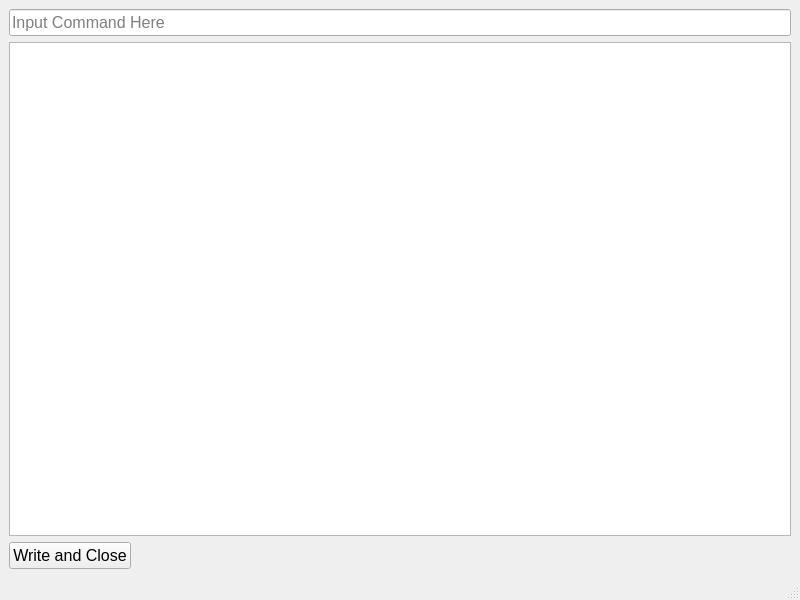
<?xml version="1.0" encoding="UTF-8"?>
<ui version="4.0">
 <class>MainWindow</class>
 <widget class="QMainWindow" name="MainWindow">
  <property name="geometry">
   <rect>
    <x>0</x>
    <y>0</y>
    <width>800</width>
    <height>600</height>
   </rect>
  </property>
  <property name="windowTitle">
   <string>MainWindow</string>
  </property>
  <widget class="QWidget" name="centralwidget">
   <layout class="QGridLayout" name="gridLayout">
    <item row="0" column="0">
     <widget class="QLineEdit" name="commandLine">
      <property name="font">
       <font>
        <pointsize>12</pointsize>
       </font>
      </property>
      <property name="placeholderText">
       <string>Input Command Here</string>
      </property>
     </widget>
    </item>
    <item row="1" column="0">
     <widget class="QTextBrowser" name="shell">
      <property name="font">
       <font>
        <pointsize>12</pointsize>
       </font>
      </property>
      <property name="readOnly">
       <bool>true</bool>
      </property>
     </widget>
    </item>
    <item row="2" column="0">
     <layout class="QHBoxLayout" name="horizontalLayout">
      <item>
       <widget class="QPushButton" name="WriteClose">
        <property name="font">
         <font>
          <pointsize>12</pointsize>
         </font>
        </property>
        <property name="text">
         <string>Write and Close</string>
        </property>
       </widget>
      </item>
      <item>
       <spacer name="horizontalSpacer">
        <property name="orientation">
         <enum>Qt::Horizontal</enum>
        </property>
        <property name="sizeHint" stdset="0">
         <size>
          <width>40</width>
          <height>20</height>
         </size>
        </property>
       </spacer>
      </item>
     </layout>
    </item>
   </layout>
  </widget>
  <widget class="QMenuBar" name="menubar">
   <property name="geometry">
    <rect>
     <x>0</x>
     <y>0</y>
     <width>800</width>
     <height>23</height>
    </rect>
   </property>
  </widget>
  <widget class="QStatusBar" name="statusbar"/>
 </widget>
 <resources/>
 <connections/>
</ui>
